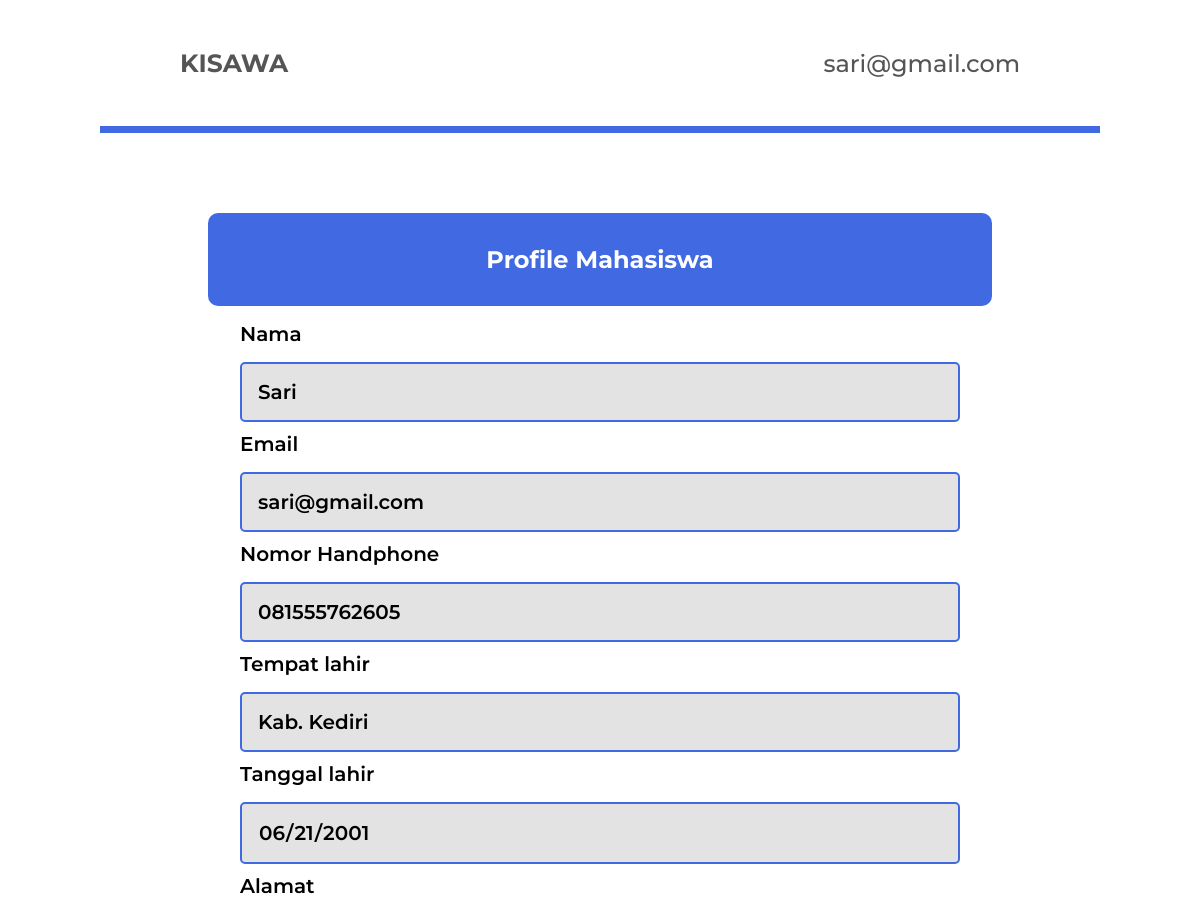
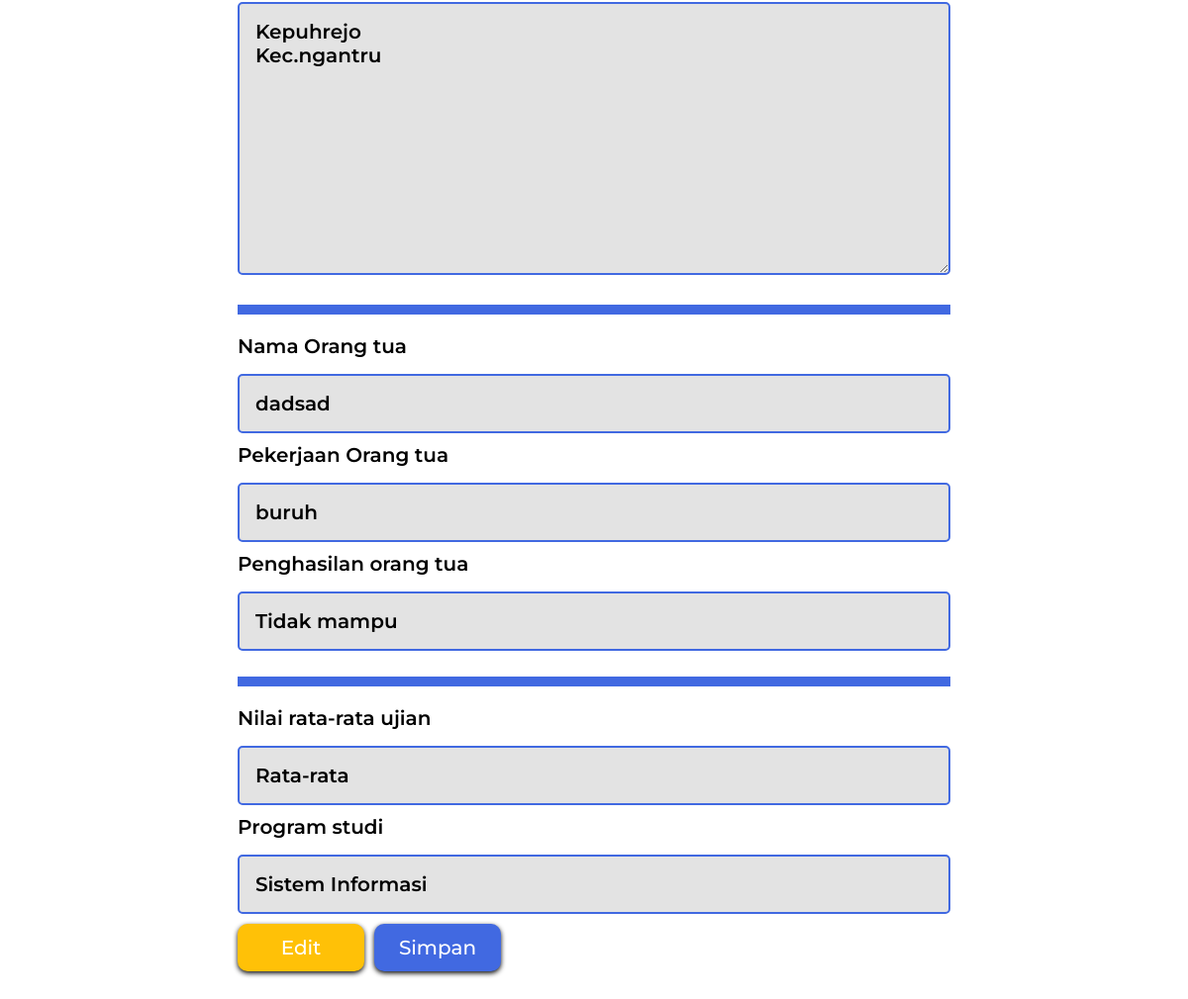
The page /dashboard.php (signed in) on the database its author committed (2 pictures, top to bottom).
### tables this page shows
CREATE TABLE `mahasiswa` (
  `id` int(11) NOT NULL,
  `nama` varchar(50) NOT NULL,
  `email` varchar(50) NOT NULL,
  `password` varchar(255) NOT NULL,
  `noWa` varchar(50) NOT NULL,
  `tempat_lahir` varchar(50) NOT NULL,
  `date` date NOT NULL,
  `nama_orang_tua` varchar(50) NOT NULL,
  `pekerjaan_orang_tua` varchar(50) NOT NULL,
  `penghasilan_orang_tua` decimal(10,2) DEFAULT NULL,
  `nilai` varchar(50) NOT NULL,
  `major` varchar(50) NOT NULL,
  `alamat` text NOT NULL
);

### database.php (called while the page is built, shortened)
<?php
class Database
{
    private $host = 'localhost';
    private $username = 'root';
    private $password = '';
    private $db = 'db_tugas_tambahan_keaktifan';
    private $conn;
    public function __construct()
    {
        $this->conn = mysqli_connect($this->host, $this->username, $this->password);
        mysqli_select_db($this->conn, $this->db);
    }
    function display()
    {
        if (isset($_SESSION['user'])) {
            $email = $_SESSION['user'];
            $data = mysqli_query($this->conn, "SELECT * FROM mahasiswa WHERE email='$email'");
            while ($row = mysqli_fetch_assoc($data)) {
                $result[] = $row;
            }
            return $result;
        } else {
            return [];
        }
    }
}

### dashboard.php (the view, shortened to what this page needs)
<?php
include 'database.php';
$db = new database();
if (isset($_SESSION['user'])) {
    $user = $_SESSION['user'];
} else {
    $user = '';
    header("location: login.php");
}
?>
<!DOCTYPE html>
<html lang="en">
<head>
    <link rel="stylesheet" href="css/style-dashboard.css">
</head>
<body>
    <div class="navbar">
        <div class="logo">
            <h1>KISAWA</h1>
        </div>
        <div class="user">
            <h2><?= $user ?></h2>
        </div>
    </div>
    <div class="card-header">
        <h2>Profile Mahasiswa</h2>
    </div>
    <div class="card-content">
        <?php
        foreach ($db->display($user) as $data) {
        ?>
            <div class="item">
                <label for="nama">Nama </label>
                <input type="text" id="nama" name="nama" value="<?= $data['nama'] ?>" readonly>
            </div>
            <div class="item">
                <label for="email">Email </label>
                <input type="text" id="email" name="email" value="<?= $data['email'] ?>" readonly>
            </div>
            <div class="item">
                <label for="noWa">Nomor Handphone </label>
                <input type="text" id="noWa" name="noWa" value="<?= $data['noWa'] ?>" readonly>
            </div>
            <div class="item">
                <label for="tempat_lahir">Tempat lahir </label>
                <input type="text" id="tempat_lahir" name="tempat_lahir" value="<?= $data['tempat_lahir'] ?>" readonly>
            </div>
            <div class="item">
                <label for="date">Tanggal lahir </label>
                <input type="date" id="date" name="date" value="<?= $data['date'] ?>" readonly>
            </div>
            <div class="item">
                <label for="alamat">Alamat </label>
                <textarea name="alamat" id="alalmat" cols="30" rows="10" readonly><?= $data['alamat'] ?></textarea>
            </div>
            <hr>
            <div class="item">
                <label for="nama_orang_tua">Nama Orang tua </label>
                <input type="text" id="nama_orang_tua" name="nama_orang_tua" value="<?= $data['nama_orang_tua'] ?>" readonly>
            </div>
            <div class="item">
                <label for="pekerjaan_orang_tua">Pekerjaan Orang tua </label>
                <input type="text" id="pekerjaan_orang_tua" name="pekerjaan_orang_tua" value="<?= $data['pekerjaan_orang_tua'] ?>" readonly>
            </div>
            <div class="item">
                <?php
                $penghasilan_orang_tua = (string) $data['penghasilan_orang_tua'];
                $penghasilan_orang_tua = substr($penghasilan_orang_tua, 0, 2);
                if ($penghasilan_orang_tua <= 20) {
                    $keterangan_penghasilan = "Tidak mampu";
                } elseif ($penghasilan_orang_tua >= 21 && $penghasilan_orang_tua <= 40) {
                    $keterangan_penghasilan = "Kurang mampu";
                } else {
                    $keterangan_penghasilan = "Mampu";
                }
                ?>
                <label for="penghasilan_orang_tua">Penghasilan orang tua </label>
                <input type="text" id="penghasilan_orang_tua" name="penghasilan_orang_tua" value="<?= $keterangan_penghasilan ?>" readonly>
            </div>
            <hr>
            <div class="item">
                <?php
                $nilai = $data['nilai'];
                if ($nilai >= 90 && $nilai <= 100) {
                    $nilai = "Pintar";
                } elseif ($nilai >= 80 && $nilai <= 89) {
                    $nilai = "Cukup pintar";
                } elseif ($nilai >= 60 && $nilai <= 79) {
                    $nilai = "Rata-rata";
                } else {
                    $nilai = "Penangan khusus";
                }
                ?>
                <label for="nilai">Nilai rata-rata ujian </label>
                <input type="text" id="nilai" name="nilai" value="<?= $nilai ?>" readonly>
            </div>
            <div class="item">
                <label for="major">Program studi </label>
                <input type="text" id="major" name="major" value="<?= $data['major'] ?>" readonly>
            </div>
        <?php
        }
        ?>
        <div class="flex">
            <button class="edit"><a href="edit.php">Edit</a></button>
            <button><a href="proses.php?aksi=logout">Simpan</a></button>
        </div>
    </div>
</body>
</html>

### css/style-dashboard.css (style rules this page uses)
* { margin: 0; padding: 0; font-family: "Montserrat", sans-serif; }
.navbar { width: 70%; margin: auto; overflow-x: visible; display: flex; align-items: center; justify-content: space-between; padding: 3rem 5rem; border-bottom: 7px solid royalblue; color: #555; }
.navbar h1 { font-size: 25px; }
.navbar .user h2 { font-weight: 500; font-style: bold; }
.card-header { width: 60%; background-color: royalblue; margin: 5rem auto 1rem; border-radius: 10px; padding: 2rem; color: #fff; text-align: center; }
.card-content { width: 60%; margin: auto; margin-bottom: 5rem; }
.item label { display: inline; font-weight: 600; font-size: 20px; margin-bottom: 10px; margin-right: 10rem; box-sizing: border-box; }
.item input, .item textarea { display: inline; font-weight: 600; font-size: 20px; margin-bottom: 10px; padding: 1rem; width: 100%; box-sizing: border-box; border-radius: 5px; border: 2px solid royalblue; margin-top: 1rem; background-color: #e3e3e3; }
hr { margin-bottom: 20px; border: 5px solid royalblue; margin-top: 1rem; }
.flex { display: flex; gap: 10px; }
.edit { background-color: #ffc107; }
button { background-color: royalblue; box-sizing: border-box; width: 8rem; display: flex; justify-content: center; align-items: center; flex-wrap: nowrap; height: 3rem; border: none; border-radius: 10px; box-shadow: 0 2px 5px rgb(10, 10, 10); }
button a { text-decoration: none; color: #fff; font-weight: 500; font-size: 20px; margin: 1rem 3rem; }

### rows shown on the page
mahasiswa: nama "Sari", email "sari@gmail.com", noWa "081555762605", tempat_lahir "Kab. Kediri", date "06/21/2001", alamat "Kepuhrejo Kec.ngantru", nama_orang_tua "dadsad", pekerjaan_orang_tua "buruh", penghasilan_orang_tua "Tidak mampu", nilai "Rata-rata", major "Sistem Informasi"

### other values the page prints
$user "sari@gmail.com"
